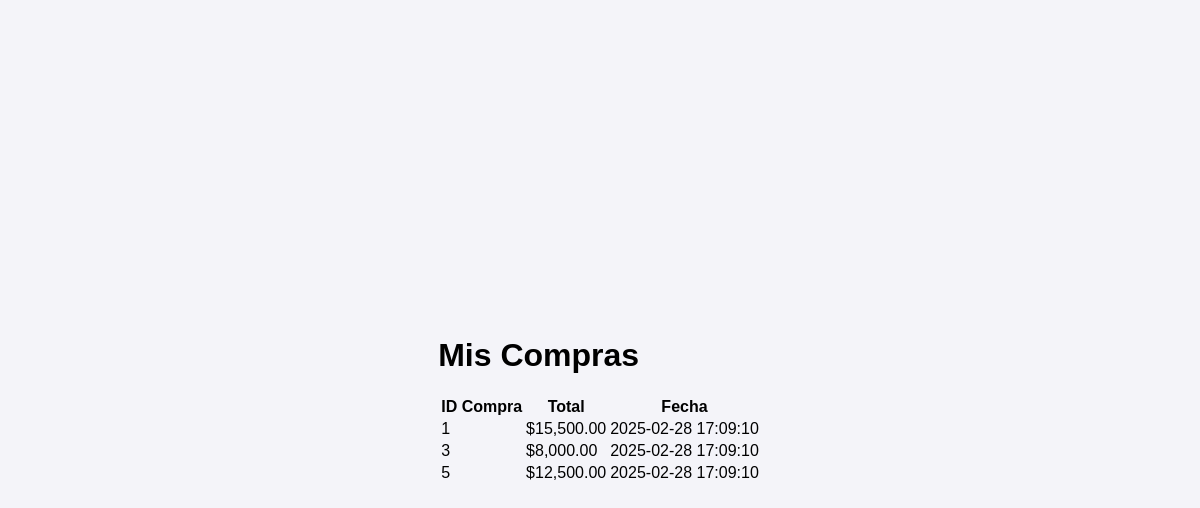
Page /mis_compras.php (signed in) on the committed database.
### tables this page shows
CREATE TABLE `compras` (
  `id` int(11) NOT NULL,
  `id_usuario` int(11) DEFAULT NULL,
  `total` decimal(10,2) NOT NULL,
  `fecha` timestamp NOT NULL DEFAULT current_timestamp()
);

### mis_compras.php (the view, shortened to what this page needs)
<?php
include 'db.php';
$id_usuario = $_SESSION['usuario_id'];
$stmt = $conexion->prepare("SELECT * FROM compras WHERE id_usuario = ?");
$stmt->execute([$id_usuario]);
$compras = $stmt->fetchAll();
?>
<!DOCTYPE html>
<html lang="es">
<head>
    <link rel="stylesheet" href="estilos.css">
</head>
<body>
    <div class="container">
        <h1>Mis Compras</h1>
        <table>
            <tr>
                <th>ID Compra</th>
                <th>Total</th>
                <th>Fecha</th>
            </tr>
            <?php foreach ($compras as $compra): ?>
                <tr>
                    <td><?php echo $compra['id']; ?></td>
                    <td>$<?php echo number_format($compra['total'], 2); ?></td>
                    <td><?php echo $compra['fecha']; ?></td>
                </tr>
            <?php endforeach; ?>
        </table>
    </div>
</body>
</html>

### estilos.css (style rules this page uses)
body { font-family: Arial, sans-serif; background-color: #f4f4f9; display: flex; justify-content: center; align-items: center; height: 100vh; margin: 0; }

### rows in the picture
compras: id "1", total "15,500.00", fecha "2025-02-28 17:09:10"
compras: id "3", total "8,000.00", fecha "2025-02-28 17:09:10"
compras: id "5", total "12,500.00", fecha "2025-02-28 17:09:10"
